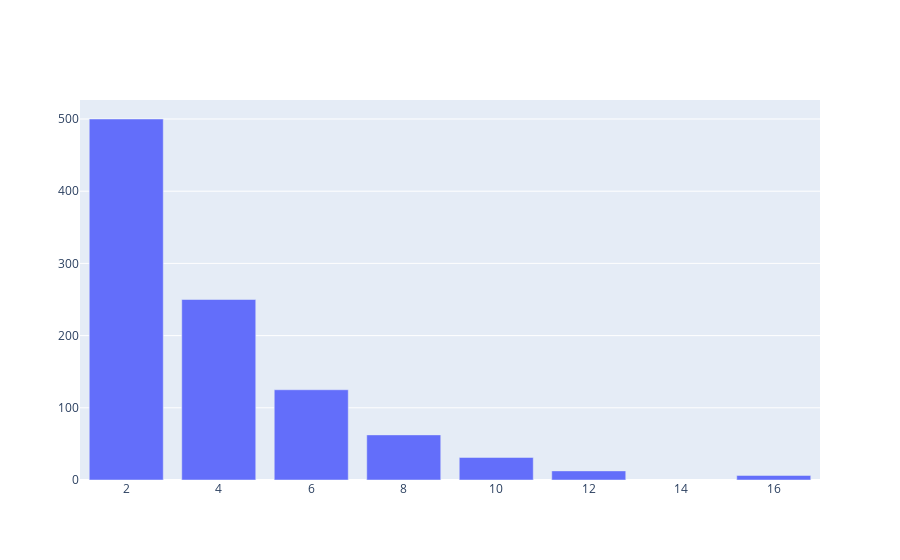

The notebook cell this image was saved under:
### Code cell
# Data
X = np.array([2, 4, 6, 8, 10, 12, 16])
y = np.array([500, 250, 125, 62.5, 31.25, 12.625, 6.3125])


train = pd.read_csv("data/train.csv")

train = train.dropna()

trace = GO.Bar(x=X, y=y, name="family_to_age")

# The layout
layout = GO.Layout(barmode="group")     

# figure
fig = GO.Figure(data=[trace], layout=layout)

# iplot(fig, filename='Bar_chart')#jjksjdgfdsdfasfsdfsfsnmmnmnb thia ia the last line of defence

### Figure 1 — Plotly figure (JSON) as saved in the notebook; plotly's stock layout.template omitted (floating-point values rounded to 4 significant figures)
{"data": [{"name": "family_to_age", "type": "bar", "x": [2, 4, 6, 8, 10, 12, 16], "y": [500, 250, 125, 62.5, 31.25, 12.62, 6.312]}], "layout": {"barmode": "group"}}
